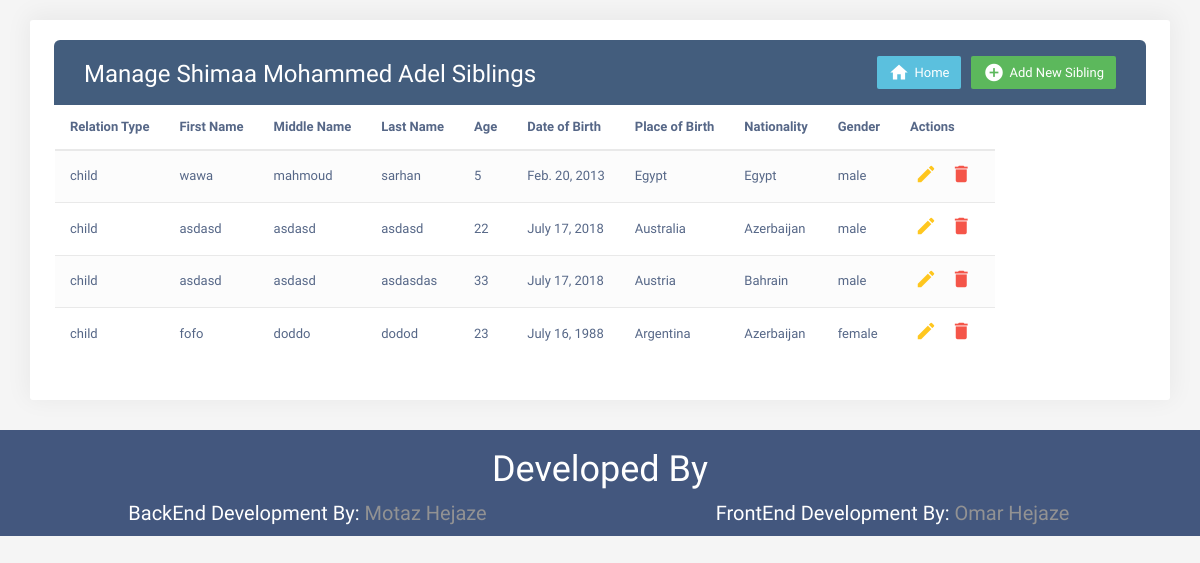
Page /siblings/2/ on the committed database.
### EmpManager/models.py (models this page shows, shortened)
class Employee(models.Model):
	first_name = models.CharField(max_length=15)
	middle_name = models.CharField(max_length=15)
	last_name = models.CharField(max_length=15)
	nationalID = models.PositiveIntegerField(unique=True)
	job = models.CharField(max_length=50,blank=True , null=True)
	age = models.PositiveIntegerField()
	date_of_birth = models.DateField()
	place_of_birth = CountryField(blank_label='(select country)')
	nationality = CountryField(blank_label='(select country)')
	marital_status = models.CharField(choices=MARITAL,max_length=20)
	gender = models.CharField(choices=GENDER,max_length=10)
	position = models.ForeignKey(Position,on_delete=models.CASCADE)
	phone = models.CharField(max_length=20)
	email = models.EmailField(default='nothing@gmail.com')
	has_siblings = models.BooleanField(default=False)
	created_at = models.DateTimeField(auto_now_add=True)
	updated_at = models.DateTimeField(auto_now=True)
	def full_name(self):
		return "{} {} {}".format(self.first_name,self.middle_name,self.last_name)
	class Meta:
		indexes = [
            models.Index(fields=['first_name',]),
            models.Index(fields=['phone',]),
]

class Sibling(models.Model):
	employee = models.ForeignKey(Employee, on_delete=models.CASCADE)
	relation_type = models.CharField(choices=RELATION, max_length=20 , default='child')
	first_name = models.CharField(max_length=15)
	middle_name = models.CharField(max_length=15)
	last_name = models.CharField(max_length=15)
	age = models.PositiveIntegerField()
	date_of_birth = models.DateField()
	place_of_birth = CountryField(blank_label='(select country)')
	nationality = CountryField(blank_label='(select notionality)')
	gender = models.CharField(choices=GENDER,max_length=10)
	created_at = models.DateTimeField(auto_now_add=True)
	updated_at = models.DateTimeField(auto_now=True)

### EmpManager/views.py (the view)
# urls.py: path('siblings/<int:id>/', views.siblings_list , name='siblings_list'),
def siblings_list(request, id):
	this_employee = get_object_or_404(Employee,pk=id)
	all_siblings = Sibling.objects.filter(employee=this_employee)
	if request.method == "POST":
		form = SiblingForm(request.POST or None)
		sibling = form.save(commit=False)
		sibling.employee = this_employee
		sibling.save()
		return redirect('siblings_list' , id)
	form = SiblingForm()
	return render(request , 'EmpManager/siblings_list.html' , {'this_employee':this_employee,'all_siblings':all_siblings,'form':form})

### EmpManager/templatetags/myfilters.py (called while the page is built)
@register.filter(name='addcss')
def addcss(value, arg):
    css_classes = value.field.widget.attrs.get('class', '').split(' ')
    if css_classes and arg not in css_classes:
        css_classes = '%s %s' % (css_classes, arg)
    return value.as_widget(attrs={'class': css_classes})

### EmpManager/templates/EmpManager/siblings_list.html (shortened to what this page needs)
{% extends "layout.html" %}
{% load myfilters %}
{% block content %}
    <div class="container">
        <div id="mytable" class="table-wrapper">
            <div class="table-title">
                <div class="row">
                    <div class="col-sm-6">
						<h2>Manage {{ this_employee.full_name }}  Siblings</b></h2>
					</div>
					<div class="col-sm-6">
						<a href="#addEmployeeModal" class="btn btn-success" data-toggle="modal"><i class="material-icons">&#xE147;</i> <span>Add New Sibling</span></a>
						<a href="{% url 'employee_list' %}" class="btn btn-info" data-toggle="modal"><i class="material-icons">home</i> <span>Home</span></a>
					</div>
                </div>
            </div>
            <table class="table table-striped table-hover table-responsive" style="display:;">
                <thead>
                    <tr>
                    	<th>Relation Type</th>
						<th>First Name</th>
                        <th>Middle Name</th>
						<th>Last Name</th>
						<th>Age</th>
						<th>Date of Birth</th>
						<th>Place of Birth</th>
						<th>Nationality</th>
						<th>Gender</th>
						<th>Actions</th>
                    </tr>
                </thead>
                <tbody>
                	{% for sibling in all_siblings %}
                    <tr>
                    	<td>{{ sibling.relation_type }}</td>
					    <td>{{ sibling.first_name }}</td>
                        <td>{{ sibling.middle_name  }}</td>
                        <td>{{ sibling.last_name }}</td>
                        <td>{{ sibling.age }}</td>
                        <td>{{ sibling.date_of_birth }}</td>
                        <td>{{ sibling.place_of_birth.name }}</td>
                        <td>{{ sibling.nationality.name }}</td>
                        <td>{{ sibling.gender }}</td>
                        <td>
                            <a href="{% url 'sibling_edit' sibling.id %}" class="edit" data-toggle="modal"><i class="material-icons" data-toggle="tooltip" title="Edit">&#xE254;</i></a>
                            <a href="{% url 'sibling_delete' sibling.id %}" class="delete" data-toggle="modal"><i class="material-icons" data-toggle="tooltip" title="Delete">&#xE872;</i></a>
                        </td>
                    </tr>
                    {% endfor %}
                </tbody>
            </table>
		</div>
    </div>
{% endblock %}

### EmpManager/templates/layout.html (style rules this page uses)
body { color: #566787; background: #f5f5f5; font-family: 'Varela Round', sans-serif; font-size: 13px; padding-top: 20px; }
.table-wrapper { background: #fff; padding: 20px 25px; margin: 0 0 30px 0; border-radius: 3px; box-shadow: 0px -3px 24px 3px rgba(0, 0, 0, .05); }
.table-title { background: #435d7d; color: #fff; padding: 16px 30px; margin: 0 -1px 1px; border-radius: 6px 6px 0 0; }
.table-responsive { min-height: .01%; overflow-x: auto; display: block; }
table.table tr th:first-child { width:auto !important; }
.table-title h2 { margin: 5px 0 0; font-size: 24px; }
.table-title .btn { color: #fff; float: right; font-size: 13px; border: none; min-width: 50px; border-radius: 2px; border: none; outline: none !important; margin-left: 10px; }
.table-title .btn i { float: left; font-size: 21px; margin-right: 5px; }
.table-title .btn span { float: left; margin-top: 2px; }
table.table tr th, table.table tr td { border-color: #e9e9e9; padding: 12px 15px; vertical-align: middle; }
table.table tr th:first-child { width: 60px; }
table.table tr th:last-child { width: 100px; }
table.table-striped tbody tr:nth-of-type(odd) { background-color: #fcfcfc; }
table.table td:last-child i { opacity: 0.9; font-size: 22px; margin: 0 5px; }
table.table td a { font-weight: bold; color: #566787; display: inline-block; text-decoration: none; outline: none !important; }
table.table td a.edit { color: #FFC107; }
table.table td a.delete { color: #F44336; }
table.table td i { font-size: 19px; }

### rows in the picture
Employee: full_name "Shimaa Mohammed Adel"
Sibling: relation_type "child", first_name "wawa", middle_name "mahmoud", last_name "sarhan", age "5", date_of_birth "Feb. 20, 2013", place_of_birth.name "Egypt", nationality.name "Egypt", gender "male"
Sibling: relation_type "child", first_name "asdasd", middle_name "asdasd", last_name "asdasd", age "22", date_of_birth "July 17, 2018", place_of_birth.name "Australia", nationality.name "Azerbaijan", gender "male"
Sibling: relation_type "child", first_name "asdasd", middle_name "asdasd", last_name "asdasdas", age "33", date_of_birth "July 17, 2018", place_of_birth.name "Austria", nationality.name "Bahrain", gender "male"
Sibling: relation_type "child", first_name "fofo", middle_name "doddo", last_name "dodod", age "23", date_of_birth "July 16, 1988", place_of_birth.name "Argentina", nationality.name "Azerbaijan", gender "female"
